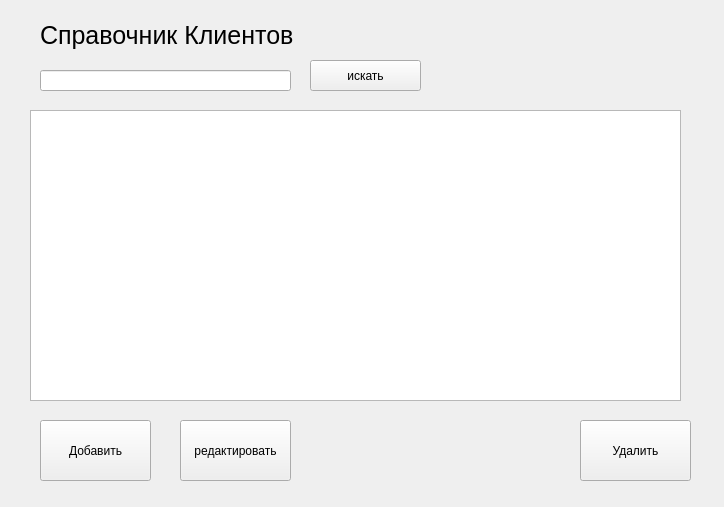
<?xml version="1.0" encoding="UTF-8"?>
<ui version="4.0">
 <class>Form</class>
 <widget class="QWidget" name="Form">
  <property name="geometry">
   <rect>
    <x>0</x>
    <y>0</y>
    <width>724</width>
    <height>507</height>
   </rect>
  </property>
  <property name="windowTitle">
   <string>Form</string>
  </property>
  <widget class="QPushButton" name="addPushButton">
   <property name="geometry">
    <rect>
     <x>40</x>
     <y>420</y>
     <width>111</width>
     <height>61</height>
    </rect>
   </property>
   <property name="text">
    <string>Добавить</string>
   </property>
  </widget>
  <widget class="QTableWidget" name="tableWidget">
   <property name="geometry">
    <rect>
     <x>30</x>
     <y>110</y>
     <width>651</width>
     <height>291</height>
    </rect>
   </property>
  </widget>
  <widget class="QPushButton" name="editPushButton">
   <property name="geometry">
    <rect>
     <x>180</x>
     <y>420</y>
     <width>111</width>
     <height>61</height>
    </rect>
   </property>
   <property name="text">
    <string>редактировать</string>
   </property>
  </widget>
  <widget class="QPushButton" name="deletePushButton">
   <property name="geometry">
    <rect>
     <x>580</x>
     <y>420</y>
     <width>111</width>
     <height>61</height>
    </rect>
   </property>
   <property name="text">
    <string>Удалить</string>
   </property>
  </widget>
  <widget class="QPushButton" name="searchPushButton">
   <property name="geometry">
    <rect>
     <x>310</x>
     <y>60</y>
     <width>111</width>
     <height>31</height>
    </rect>
   </property>
   <property name="text">
    <string>искать</string>
   </property>
  </widget>
  <widget class="QLabel" name="label">
   <property name="geometry">
    <rect>
     <x>40</x>
     <y>20</y>
     <width>281</width>
     <height>31</height>
    </rect>
   </property>
   <property name="font">
    <font>
     <pointsize>19</pointsize>
    </font>
   </property>
   <property name="text">
    <string>Справочник Клиентов</string>
   </property>
  </widget>
  <widget class="QLineEdit" name="searchLineEdit">
   <property name="geometry">
    <rect>
     <x>40</x>
     <y>70</y>
     <width>251</width>
     <height>21</height>
    </rect>
   </property>
  </widget>
 </widget>
 <resources/>
 <connections/>
</ui>
